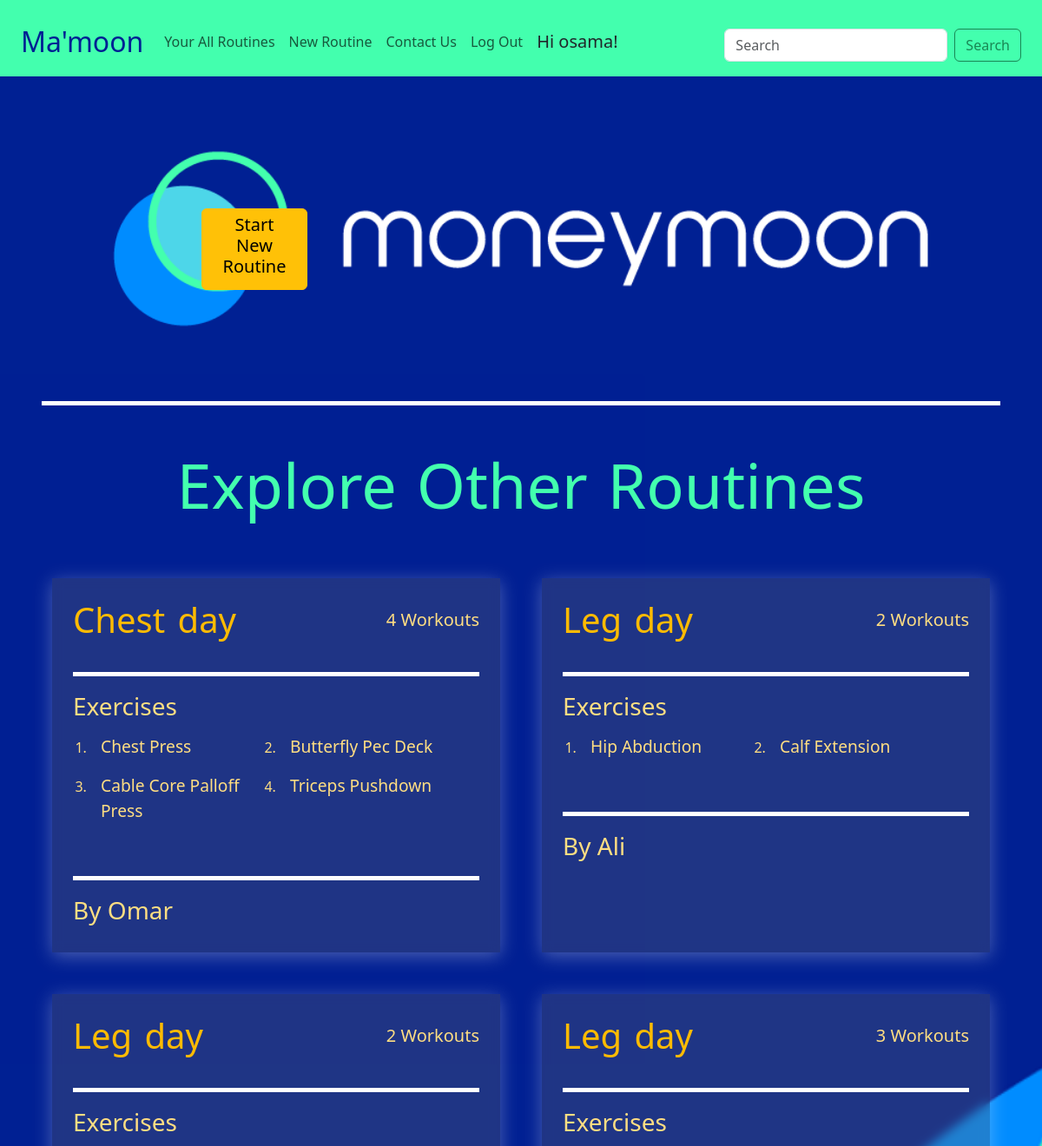
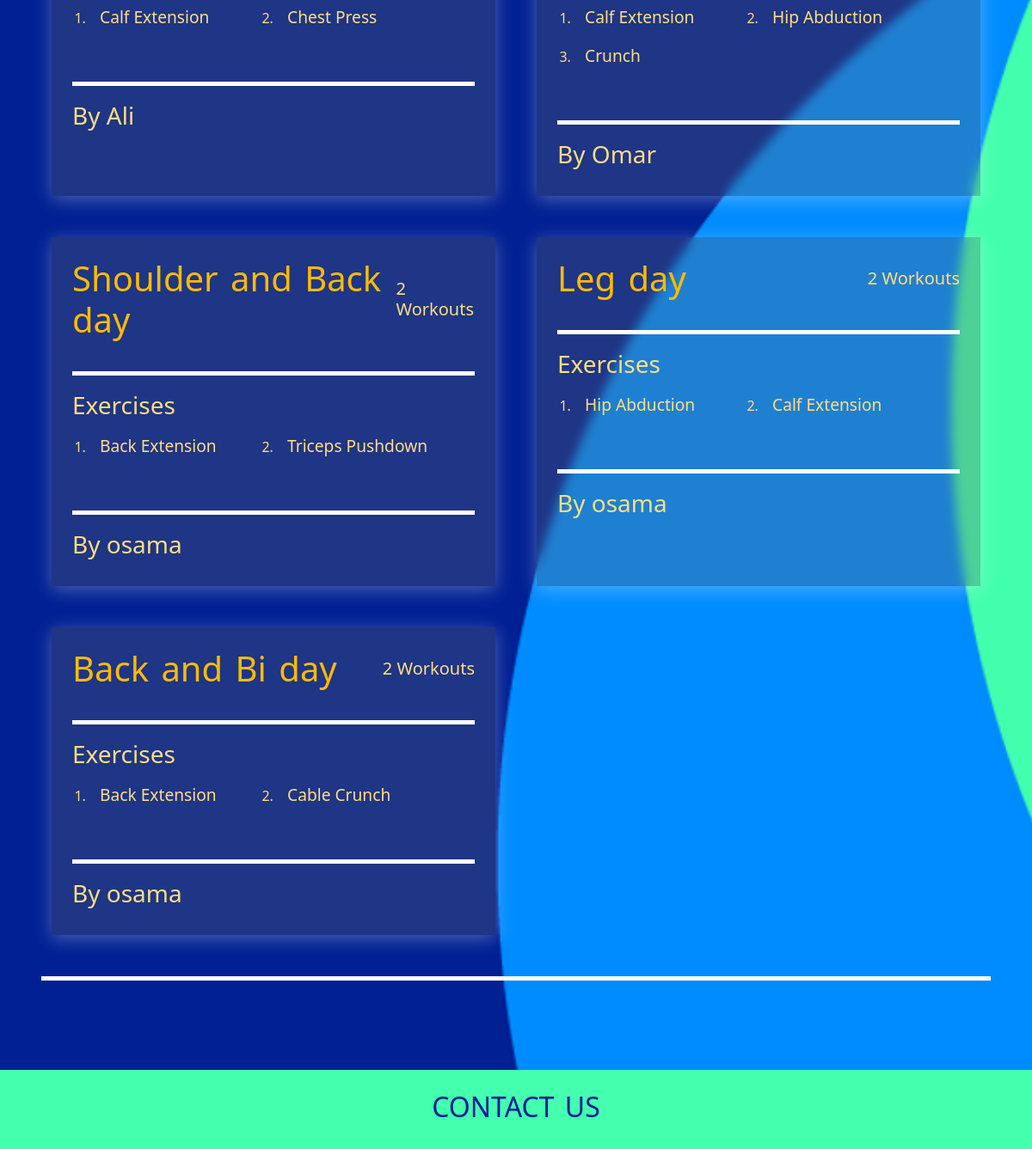
Page / (signed in) on the committed database (2 pictures, top to bottom).
### routines/models.py (models this page shows, shortened)
class Routine(models.Model):
    name = models.CharField(max_length=256)
    user = models.ForeignKey(User, on_delete=models.CASCADE)
    is_public = models.BooleanField(default=True)

### workouts/models.py (models this page shows, shortened)
class Workout(models.Model):
    routine = models.ForeignKey(Routine, on_delete=models.CASCADE)
    exercise = models.ForeignKey(Exercise, on_delete=models.CASCADE)
    note = models.TextField(blank=True)
    restTime = models.PositiveIntegerField(blank=True)
    start_time = models.DateTimeField(default=timezone.now)
    created_at = models.DateTimeField(auto_now_add=True)

### exercises/models.py (models this page shows, shortened)
class Exercise(models.Model):
    class WorkoutCategory(models.TextChoices):
        HOME_WORKOUT = 'home', 'Home Workout'
        CLUB_WORKOUT = 'club', 'Club Workout'
        BOTH_WORKOUTS = 'both', 'Home and Club Workouts'
    class EquipmentCategory(models.TextChoices):
        NO_EQUIPMENT = 'none', 'No Machine'
        MACHINE = 'machine', 'Machine'
    class ExerciseCategory(models.TextChoices):
        STRENGTH = 'strength', 'Strength'
        CARDIO = 'cardio', 'Cardio'
        FLEXIBILITY = 'flexibility', 'Flexibility'
    name = models.CharField(max_length=256)
    description = models.TextField(blank=True)
    image = models.ImageField(upload_to="media/images/exercises/")
    video_link = models.URLField(blank=True)
    video = models.FileField(upload_to="media/videos/", blank=True)
    workout_category = models.CharField(
        max_length=30,
        choices=WorkoutCategory.choices
    )
    equipment_category = models.CharField(
        max_length=30,
        choices=EquipmentCategory.choices
    )
    exercise_category = models.CharField(
        max_length=30,
        choices=ExerciseCategory.choices
    )

### main/views.py (the view)
# urls.py: path('', views.home_view, name="home_view"),
def home_view(request:HttpRequest):
    routines = Routine.objects.filter(is_public=True)
    exercises = Exercise.objects.all()[0:4]
    return render(request, 'main/home.html', {'routines': routines, 'exercises': exercises, 'user': request.user})

### main/templates/main/home.html (shortened to what this page needs)
{% extends 'main/base.html' %}
{% block content %}
{% load static %}
{% if request.user == user %}
<div class="d-flex flex-column justify-content-center align-items-center">
    <div class="d-flex w-100 hero">
        <div class="row row-cols-1 row-cols-lg-2 g-5">
            <div class="col left-hero">
            </div>
            <div class="col right-hero">
                <div class="d-flex flex-column justify-content-center align-items-center">
                    {% if request.user.is_authenticated %}
                        <a href="{% url 'routines:new_routine_view' %}" class="btn btn-warning pe-4 ps-4 mt-3">
                            <h5>Start New Routine</h5>
                        </a>
{% endif %}
                </div>
            </div>
        </div>
    </div>
    {% if request.user.is_authenticated %}
        <div class="line mt-5 mb-5"></div>
        <div class="d-flex flex-column align-items-center">
            <h1>
                Explore Other Routines
            </h1>
        </div>
        {% include 'routines/explore_routines.html' %}
    {% endif %}
</div>
<div class="line mt-5 mb-5"></div>
{% endif %}
<div class="d-flex flex-column justify-content-center align-items-center">
</div>
{% endblock %}

### main/templates/main/base.html (shortened to what this page needs)
{% load static %}
<!DOCTYPE html>
<html lang="en">
<head>
    <link href="https://cdn.jsdelivr.net/npm/bootstrap@5.3.3/dist/css/bootstrap.min.css" rel="stylesheet">
    <link href="{% static 'css/style.css' %}" rel="stylesheet" />
    <link rel="stylesheet" href="https://cdn.jsdelivr.net/npm/bootstrap-icons@1.11.3/font/bootstrap-icons.min.css">
</head>
<body>
    <div class="container-fluid sticky-top pt-3" style="background-color: #43FFAE;">
        <nav class="navbar navbar-expand-lg">
            <div class="container-fluid">
                <a class="navbar-brand" href="/" style="color: #002093;"><h2>Ma'moon</h2></a>
                {% url 'main:contact_view' as contact_url %}
                {% url 'routines:new_routine_view' as new_routine %}
                {% url 'routines:all_routines_view' as all_routines %}
                {% url 'exercises:all_exercises_view' as all_exercises %}
                {% url 'exercises:new_exercise_view' as new_exercise %}
                <div class="collapse navbar-collapse" id="navbarSupportedContent">
                  <ul class="navbar-nav me-auto mb-2 mb-lg-0">
                    {% if request.user.is_authenticated or request.user.is_staff %}
                      <li class="nav-item">
                        <a {% if request.path == all_routines %} class="nav-link text-warning bg-dark rounded-5 ps-sm-5 ps-lg-2" {% else %} class="nav-link" {% endif %} href="{{all_routines}}">Your All Routines</a>
                      </li>
                      <li class="nav-item">
                        <a {% if request.path == new_routine %} class="nav-link text-warning bg-dark rounded-5 ps-sm-5 ps-lg-2" {% else %} class="nav-link" {% endif %} href="{{new_routine}}">New Routine</a>
                      </li>
                    {% endif %}
                    <li class="nav-item">
                      <a {% if request.path == contact_url %} class="nav-link text-primary bg-white rounded-5 ps-sm-5 ps-lg-2" {% else %} class="nav-link" {% endif %} href="{{contact_url}}">Contact Us</a>
                    </li>
                    {% if request.user.is_authenticated %}
                      <li class="nav-item">
                        <a class="nav-link" href="{% url 'accounts:log_out' %}">Log Out</a>
                      </li>
                    {% endif %}
                    {% if request.user.is_staff %}
                    <li class="nav-item">
                      <a class="nav-link" >
                        <h5 class="text-dark">
                          Hi {{request.user.first_name}}!
                        </h5>
                      </a>
                    </li>
                    <li class="nav-item">
                      <a class="nav-link" >
                        <h5 class="text-secondary">
                          Logged in as a staff member
                        </h5>
                      </a>
                    </li>
                    {% elif request.user.is_authenticated  %}
                    <li class="nav-item">
                      <a class="nav-link" >
                        <h5 class="text-dark">
                          Hi {{request.user.first_name}}!
                        </h5>
                      </a>
                    </li>
                    {% endif %}
                  </ul>
                  <form class="d-flex" role="search" method="get" action="">
                    <input  class="form-control me-2" type="search" placeholder="Search" aria-label="Search" name="search" value="{{request.GET.search}}" required minlength="3">
                    <button class="btn btn-outline-success" type="submit">Search</button>
                  </form>
                </div>
              </div>
        </nav>
    </div>
    <main class="p-5">
      {% block content %}
      {% endblock %}
    </main>
    <footer class="p-4">
        <section class="d-flex flex-column justify-content-center align-items-center gap-2">
            <a href="{% url 'main:contact_view' %}">
                <h2 class="text-center">CONTACT US</h2>
            </a>
        </section>
    </footer>
</body>
</html>

### routines/templates/routines/explore_routines.html (shortened to what this page needs)
<div class="container">
    <div class="row mt-2 row-cols-1 row-cols-sm-1 row-cols-lg-2 g-5">
        {% if request.user.is_authenticated %}
                {% for routine in routines %}
                    <div class="col">
                        <div class="d-flex flex-column justify-content-start align-items-start h-100 p-4 gap-2 routine_card">
                            <div class="d-flex justify-content-between align-items-center w-100">
                                <a href="{% url 'routines:routine_detail_view' routine.id %}">
                                    <h2>{{routine.name}} </h2>
                                </a>
                                <h5>{{routine.workout_set.all.count}} Workouts</h5>
                            </div>
                            <div class="line"></div>
                            <h3 class="">Exercises</h3>
                            <ol class="row row-cols-1 row-cols-sm-2 row-cols-md-2 row-cols-lg-2  justify-content-between w-100">
                                {% for workout in routine.workout_set.all %}
                                    <li class="col-12">
                                        <p>{{workout.exercise.name}}</p>
                                    </li>
                                {% endfor %}
                            </ol>
                            <div class="line"></div>
                                <h3>By {{routine.user.first_name}}</h3>
                        </div>
                    </div>
                {% endfor %}
        {% endif %}
    </div>
  </div>

### main/static/css/style.css (style rules this page uses)
body { background-color: #43FFAE; }
a { text-decoration: none; }
h1 { font-size: 4.5rem; color: #43FFAE; }
h1, h2 { word-spacing: 4px; }
main { min-height: 100vh; background-image: url('/static/images/Cover.png'); background-size: cover; background-position:center; background-repeat: repeat-y; }
main { color: #43FFAE; }
main a { color: #43FFAE; }
footer a { color: #002093; }
.routine_card { background-color: rgba(102, 102, 102, 0.3); backdrop-filter: blur(6px); box-shadow: 0 4px 20px rgba(255, 255, 255, 0.3); transition: transform 0.5s ease-in-out, box-shadow 0.5s ease-in-out, border 0.5s ease-in-out, backdrop-filter 0.5s ease-in-out, background-color 0.5 ease-in-out; }
.line { width: 100%; height: 5px; background-color: #ffffff; margin: 20px 0; margin-bottom: 10px; }
.routine_card h2 { font-size: 2.5rem; color: #ffbb00; transition: transform 0.3s ease; }
.routine_card p { font-size: 1.2rem; }
.routine_card { color: #ffde82; }
.hero { position: relative; background-image: url('/static/images/Horizontal_White Text.png'); background-size: cover; background-position: center; background-repeat: no-repeat; padding-top: 5rem; padding-bottom: 5rem; padding-left: 2rem; }
.hero::before { content: ''; position: absolute; top: 0; left: 0; right: 0; bottom: 0; z-index: 1; }
.right-hero { z-index: 2; }
.left-hero { color: #ffde82; z-index: 2; }

### rows in the picture
Routine: name "Chest day", workout_set.all.count "4", user.first_name "Omar"
Workout: exercise.name "Chest Press"
Workout: exercise.name "Butterfly Pec Deck"
Workout: exercise.name "Cable Core Palloff Press"
Workout: exercise.name "Triceps Pushdown"
Routine: name "Leg day", workout_set.all.count "2", user.first_name "Ali"
Workout: exercise.name "Hip Abduction"
Workout: exercise.name "Calf Extension"
Routine: name "Leg day", workout_set.all.count "2", user.first_name "Ali"
Workout: exercise.name "Calf Extension"
Workout: exercise.name "Chest Press"
Routine: name "Leg day", workout_set.all.count "3", user.first_name "Omar"
Workout: exercise.name "Calf Extension"
Workout: exercise.name "Hip Abduction"
Workout: exercise.name "Crunch"
Routine: name "Shoulder and Back day", workout_set.all.count "2", user.first_name "osama"
Workout: exercise.name "Back Extension"
Workout: exercise.name "Triceps Pushdown"
Routine: name "Leg day", workout_set.all.count "2", user.first_name "osama"
Workout: exercise.name "Hip Abduction"
Workout: exercise.name "Calf Extension"
Routine: name "Back and Bi day", workout_set.all.count "2", user.first_name "osama"
Workout: exercise.name "Back Extension"
Workout: exercise.name "Cable Crunch"

### other values in the picture
{{ request.user.first_name }} "osama"
